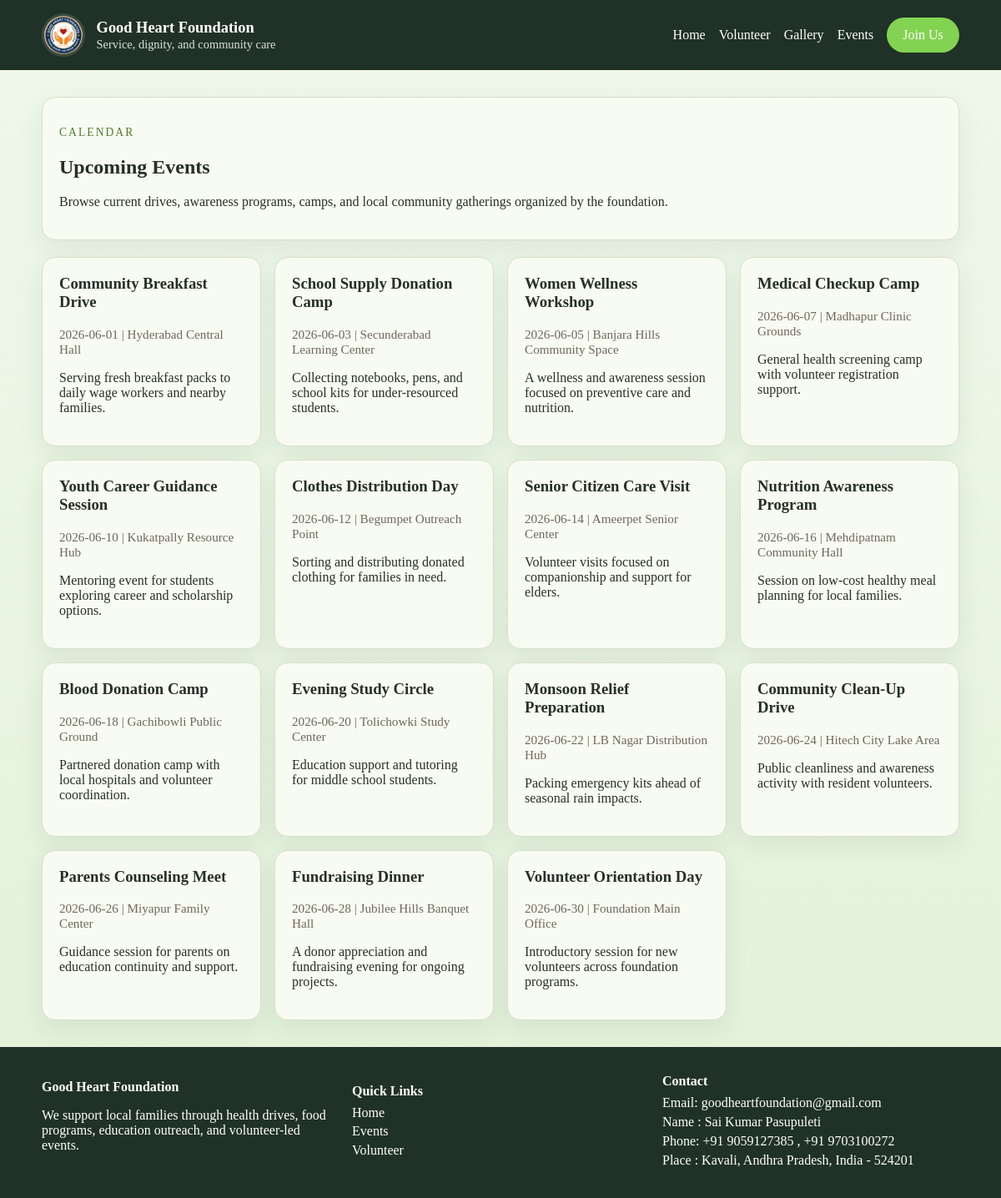
Screenshot of /events/ with the database file from the repository.
### tables this page shows
CREATE TABLE events (
    id INTEGER PRIMARY KEY AUTOINCREMENT,
    title TEXT NOT NULL,
    description TEXT,
    event_date TEXT NOT NULL,
    location TEXT NOT NULL,
    image_path TEXT,
    created_at TIMESTAMP DEFAULT CURRENT_TIMESTAMP
);

### routes/event_routes.py (the view)
@event_bp.route("/")
def list_events():
    return render_template("user/events.html", events=get_all_events())

### controllers/event_controller.py (called while the page is built)
def get_all_events():
    return get_events()

### models/event_model.py (called while the page is built)
def get_events():
    return fetch_all("SELECT * FROM events ORDER BY event_date ASC")

### utils/helpers.py (called while the page is built)
def get_db_connection(database_path=None):
    db_path = database_path or os.path.join(BASE_DIR, "database", "ngo.db")
    connection = sqlite3.connect(db_path)
    connection.row_factory = sqlite3.Row
    return connection

def fetch_all(query, params=()):
    connection = get_db_connection()
    try:
        rows = connection.execute(query, params).fetchall()
        return [dict(row) for row in rows]
    finally:
        connection.close()

### templates/user/events.html (shortened to what this page needs)
{% extends "base.html" %}
{% block styles %}<link rel="stylesheet" href="{{ url_for('static', filename='css/events.css') }}">{% endblock %}
{% block body %}
{% include "user/navbar.html" %}
<section class="page-section event-list">
    <div class="container">
        <div class="card" style="margin-bottom:1.25rem;">
            <p style="letter-spacing:0.15em;text-transform:uppercase;color:var(--accent-dark);font-size:0.85rem;">Calendar</p>
            <h1>Upcoming Events</h1>
            <p>Browse current drives, awareness programs, camps, and local community gatherings organized by the foundation.</p>
        </div>
        <div class="grid">
            {% for event in events %}
            <div class="card" data-event-card>
                <h3>{{ event.title }}</h3>
                <p class="event-meta">{{ event.event_date }} | {{ event.location }}</p>
                <p>{{ event.description }}</p>
            </div>
            {% else %}
            <div class="card">
                <h3>No Scheduled Events Yet</h3>
                <p>The admin team has not published any events yet. Check back soon or volunteer to stay updated.</p>
            </div>
            {% endfor %}
        </div>
    </div>
</section>
{% include "user/footer.html" %}
{% endblock %}

### static/css/style.css (style rules this page uses)
:root { --bg: #edf7e9; --surface: #f8fbf1; --text: #243127; --accent: #83D352; --accent-dark: #4f7c2f; --border: #d6e1c9; }
body { margin: 0; font-family: Georgia, serif; color: var(--text); background: linear-gradient(180deg, #eff8eb 0%, #e2f1d9 100%); }
*, *::before, *::after { box-sizing: border-box; }
.container { width: min(1100px, 92%); margin: 0 auto; align-items: center; }
.hero, .page-section, .admin-panel { padding: 2rem 0; }
.card { background: var(--surface); border: 1px solid var(--border); border-radius: 16px; padding: 1.25rem; box-shadow: 0 10px 30px rgba(36, 49, 39, 0.08); align-items: center; }
.grid { display: grid; gap: 1rem; grid-template-columns: repeat(auto-fit, minmax(240px, 1fr)); }

### static/css/transition.css (style rules this page uses)
body[data-page-ready="true"] { opacity: 1; }

### static/css/events.css (style rules this page uses)
.event-list .card h3 { margin-top: 0; }
.event-meta { color: #6f675d; font-size: 0.95rem; }

### rows the page displays
events: title "Community Breakfast Drive", event_date "2026-06-01", location "Hyderabad Central Hall", description "Serving fresh breakfast packs to daily wage workers and nearby families."
events: title "School Supply Donation Camp", event_date "2026-06-03", location "Secunderabad Learning Center", description "Collecting notebooks, pens, and school kits for under-resourced students."
events: title "Women Wellness Workshop", event_date "2026-06-05", location "Banjara Hills Community Space", description "A wellness and awareness session focused on preventive care and nutrition."
events: title "Medical Checkup Camp", event_date "2026-06-07", location "Madhapur Clinic Grounds", description "General health screening camp with volunteer registration support."
events: title "Youth Career Guidance Session", event_date "2026-06-10", location "Kukatpally Resource Hub", description "Mentoring event for students exploring career and scholarship options."
events: title "Clothes Distribution Day", event_date "2026-06-12", location "Begumpet Outreach Point", description "Sorting and distributing donated clothing for families in need."
events: title "Senior Citizen Care Visit", event_date "2026-06-14", location "Ameerpet Senior Center", description "Volunteer visits focused on companionship and support for elders."
events: title "Nutrition Awareness Program", event_date "2026-06-16", location "Mehdipatnam Community Hall", description "Session on low-cost healthy meal planning for local families."
events: title "Blood Donation Camp", event_date "2026-06-18", location "Gachibowli Public Ground", description "Partnered donation camp with local hospitals and volunteer coordination."
events: title "Evening Study Circle", event_date "2026-06-20", location "Tolichowki Study Center", description "Education support and tutoring for middle school students."
events: title "Monsoon Relief Preparation", event_date "2026-06-22", location "LB Nagar Distribution Hub", description "Packing emergency kits ahead of seasonal rain impacts."
events: title "Community Clean-Up Drive", event_date "2026-06-24", location "Hitech City Lake Area", description "Public cleanliness and awareness activity with resident volunteers."
events: title "Parents Counseling Meet", event_date "2026-06-26", location "Miyapur Family Center", description "Guidance session for parents on education continuity and support."
events: title "Fundraising Dinner", event_date "2026-06-28", location "Jubilee Hills Banquet Hall", description "A donor appreciation and fundraising evening for ongoing projects."
events: title "Volunteer Orientation Day", event_date "2026-06-30", location "Foundation Main Office", description "Introductory session for new volunteers across foundation programs."
